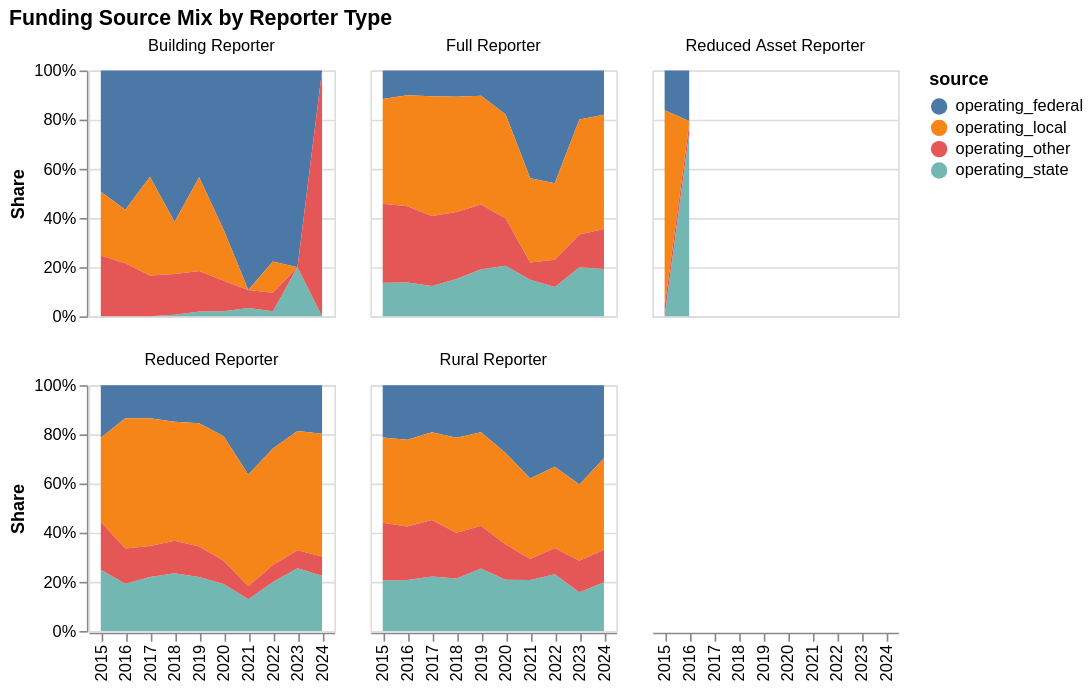

Notebook code cell kept with this figure:
### Markdown cell above
This chart shows how **transit funding sources have changed over time across different reporter types**. Each panel represents a reporter type, while the stacked areas show the percentage of operating funding coming from federal, state, local, and other sources. Because the chart is normalized to 100%, it focuses on the **composition of funding rather than the total dollar amount**, making it easy to compare how funding reliance differs across reporter types and changes over the years.

### Code cell
mix_by_type = (
    df_CA.groupby(["year", "reporter_type"])[["operating_federal","operating_state","operating_local","operating_other"]]
    .sum()
    .reset_index()
    .melt(["year","reporter_type"], var_name="source", value_name="amount")
)

chart = (pop = df_CA["uza_population"].fillna(0)

df_CA["size_bucket"] = pd.qcut(pop.rank(method="first"), 4,
                                labels=["Small","Mid-Small","Mid-Large","Large"])

df_CA["admin_share"] = df_CA["operating_expenses_general_administration"] / df_CA["operating_expenses_total"]

heat = df_CA.groupby(["year","size_bucket"], observed=True)["admin_share"].mean().reset_index()

chart = (
    alt.Chart(heat)
    .mark_rect()
    .encode(
        x=alt.X("year:O", title="Year"),
        y=alt.Y("size_bucket:N", title="Agency Size", sort=["Small","Mid-Small","Mid-Large","Large"]),
        color=alt.Color("admin_share:Q", title="Admin Share", scale=alt.Scale(scheme="orangered"), axis=alt.Axis(format="%")),
        tooltip=["year:O","size_bucket:N", alt.Tooltip("admin_share:Q", format=".1%")]
    )
    .properties(width=450, height=180, title="General Administration Overhead by Agency Size Over Time")
)
chart

    alt.Chart(mix_by_type)
    .transform_joinaggregate(total="sum(amount)", groupby=["year","reporter_type"])
    .transform_calculate(pct="datum.amount / datum.total")
    .mark_area()
    .encode(
        x=alt.X("year:O", title=None),
        y=alt.Y("pct:Q", stack="normalize", axis=alt.Axis(format="%"), title="Share"),
        color=alt.Color("source:N", scale=alt.Scale(scheme="tableau10")),
        facet=alt.Facet("reporter_type:N", columns=3, title=None),
        tooltip=["year:O","source:N", alt.Tooltip("pct:Q", format=".1%")]
    )
    .resolve_scale(y="shared")
    .properties(width=150, height=150, title="Funding Source Mix by Reporter Type")
)
chart

### Figure 1 — Vega specification as saved in the notebook (floating-point values rounded to 4 significant figures; data arrays with more than 128 entries replaced by an {"elided": "..."} marker saying what was removed)
{"$schema": "https://vega.github.io/schema/vega/v6.json", "data": [{"name": "source_0", "values": {"elided": "200 records"}}, {"name": "facet_domain", "values": [{"reporter_type": "Building Reporter", "count": 40}, {"reporter_type": "Full Reporter", "count": 40}, {"reporter_type": "Reduced Asset Reporter", "count": 40}, {"reporter_type": "Reduced Reporter", "count": 40}, {"reporter_type": "Rural Reporter", "count": 40}]}, {"name": "facet_domain_row", "values": [{"data": 0.0}, {"data": 1.0}]}, {"name": "facet_domain_column", "transform": [{"type": "sequence", "start": 0.0, "stop": {"signal": "min(length(data(\"facet_domain\")), 3)"}}]}, {"name": "source_0_x_domain_year", "values": [{"year": 2015}, {"year": 2016}, {"year": 2017}, {"year": 2018}, {"year": 2019}, {"year": 2020}, {"year": 2021}, {"year": 2022}, {"year": 2023}, {"year": 2024}]}, {"name": "source_0_color_domain_source", "values": [{"source": "operating_federal"}, {"source": "operating_state"}, {"source": "operating_local"}, {"source": "operating_other"}]}], "signals": [{"name": "child_width", "value": 150}, {"name": "child_height", "value": 150}], "marks": [{"type": "group", "name": "row_header", "from": {"data": "facet_domain_row"}, "encode": {"update": {"height": {"signal": "child_height"}}}, "axes": [{"scale": "y", "labelOverlap": true, "orient": "left", "grid": false, "title": "Share", "tickCount": {"signal": "ceil(child_height/40)"}, "zindex": 0, "format": ".0%"}], "role": "row-header"}, {"type": "group", "name": "column_footer", "from": {"data": "facet_domain_column"}, "encode": {"update": {"width": {"signal": "child_width"}}}, "axes": [{"scale": "x", "labelAlign": "right", "labelBaseline": "middle", "grid": false, "zindex": 0, "orient": "bottom", "labelAngle": 270}], "role": "column-footer"}, {"type": "group", "name": "cell", "from": {"facet": {"data": "source_0", "name": "facet", "groupby": ["reporter_type"]}}, "sort": {"field": ["datum[\"reporter_type\"]"], "order": ["ascending"]}, "encode": {"update": {"height": {"signal": "child_height"}, "width": {"signal": "child_width"}}}, "marks": [{"type": "group", "name": "child_pathgroup", "from": {"facet": {"data": "facet", "name": "faceted_path_child_main", "groupby": ["source"]}}, "encode": {"update": {"width": {"field": {"signal": null, "datum": null, "group": "width", "parent": null}}, "height": {"field": {"signal": null, "datum": null, "group": "height", "parent": null}}}}, "marks": [{"type": "area", "name": "child_marks", "from": {"data": "faceted_path_child_main"}, "sort": {"field": "x"}, "encode": {"update": {"x": {"field": "year", "scale": "x"}, "y": {"field": "pct_end", "scale": "y"}, "y2": {"field": "pct_start", "scale": "y"}, "defined": {"signal": "isValid(datum[\"pct\"]) && isFinite(+datum[\"pct\"])"}, "fill": {"field": "source", "scale": "color"}, "tooltip": {"signal": "{\"year\": isValid(datum[\"year\"]) ? isArray(datum[\"year\"]) ? join(datum[\"year\"], '\\n') : datum[\"year\"] : \"\"+datum[\"year\"], \"source\": isValid(datum[\"source\"]) ? isArray(datum[\"source\"]) ? join(datum[\"source\"], '\\n') : datum[\"source\"] : \"\"+datum[\"source\"], \"pct\": format(datum[\"pct\"], \".1%\")}"}, "orient": {"value": "vertical"}}}, "style": ["area"]}]}], "axes": [{"scale": "y", "zindex": 0, "orient": "left", "domain": false, "grid": true, "gridScale": "x", "aria": false, "tickCount": {"signal": "ceil(child_height/40)"}, "maxExtent": 0, "minExtent": 0, "labels": false, "ticks": false}], "title": {"text": {"signal": "isValid(parent[\"reporter_type\"]) ? parent[\"reporter_type\"] : \"\"+parent[\"reporter_type\"]"}, "style": "guide-label", "offset": 10, "frame": "group"}, "style": "cell"}], "scales": [{"name": "x", "type": "point", "domain": {"data": "source_0_x_domain_year", "field": "year", "sort": true}, "range": [0, {"signal": "child_width"}], "padding": 0.5}, {"name": "y", "type": "linear", "domain": [0, 1], "range": [{"signal": "child_height"}, 0], "nice": true, "zero": true}, {"name": "color", "type": "ordinal", "domain": {"data": "source_0_color_domain_source", "field": "source", "sort": true}, "range": {"scheme": "tableau10"}}], "title": {"text": "Funding Source Mix by Reporter Type", "anchor": "start"}, "background": "white", "legends": [{"fill": "color", "symbolType": "circle", "title": "source"}], "padding": 5, "layout": {"padding": 20, "bounds": "full", "align": "all", "columns": 3}}
